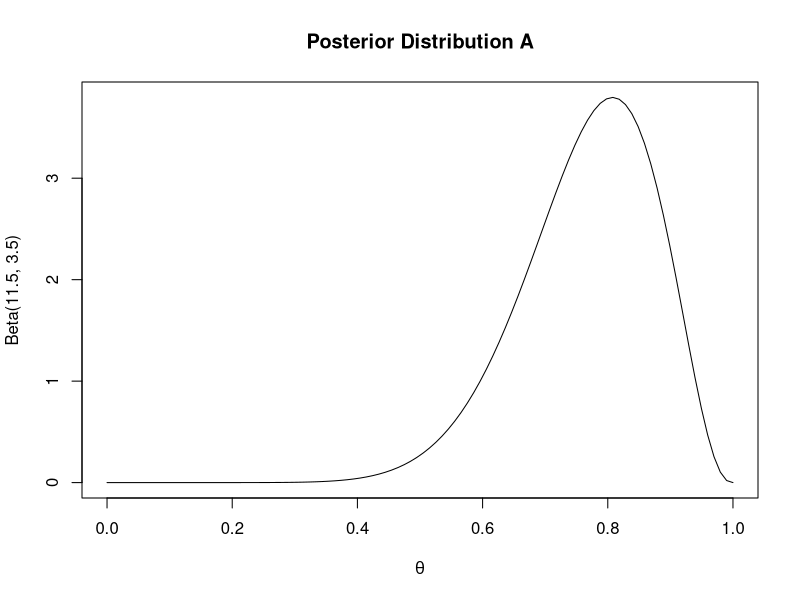
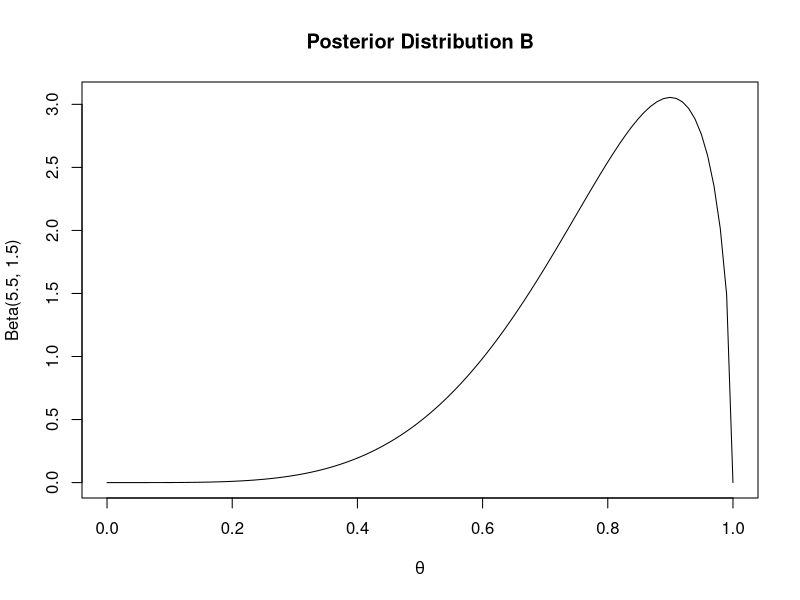

The R script that drew these images, in order:
## Part 1
a.prior = 1/2;
b.prior = 1/2;
A.success = 11;
A.total = 14;
B.success = 5;
B.total = 6;

x.A = seq(0, 1, length=100);
hx.A = dbeta(x.A, a.prior+A.success, b.prior+A.total-A.success);

x.B = seq(0, 1, length=100);
hx.B = dbeta(x.B, a.prior+B.success, b.prior+B.total-B.success);

png("densityA.png");
plot(x.A, hx.A, type="l", lty=1, xlab=expression(theta), 
     ylab="Beta(11.5, 3.5)", main="Posterior Distribution A");
dev.off()

png("densityB.png");
plot(x.B, hx.B, type="l", lty=1, xlab=expression(theta),
     ylab="Beta(5.5, 1.5)", main="Posterior Distribution B");
dev.off()


## Part 2
prob.A = 1-pbeta(0.8, a.prior+A.success, b.prior+A.total-A.success);
prob.B = 1-pbeta(0.8, a.prior+B.success, b.prior+B.total-B.success);


## Part 3
numsample = 1000000
sample.A = rbeta(numsample, a.prior+A.success, b.prior+A.total-A.success);
sample.B = rbeta(numsample, a.prior+B.success, b.prior+B.total-B.success);
counter = 0
for(i in 1:numsample) {
  if (sample.A[i] < sample.B[i]) counter = counter + 1;
}

blah = counter/numsample;